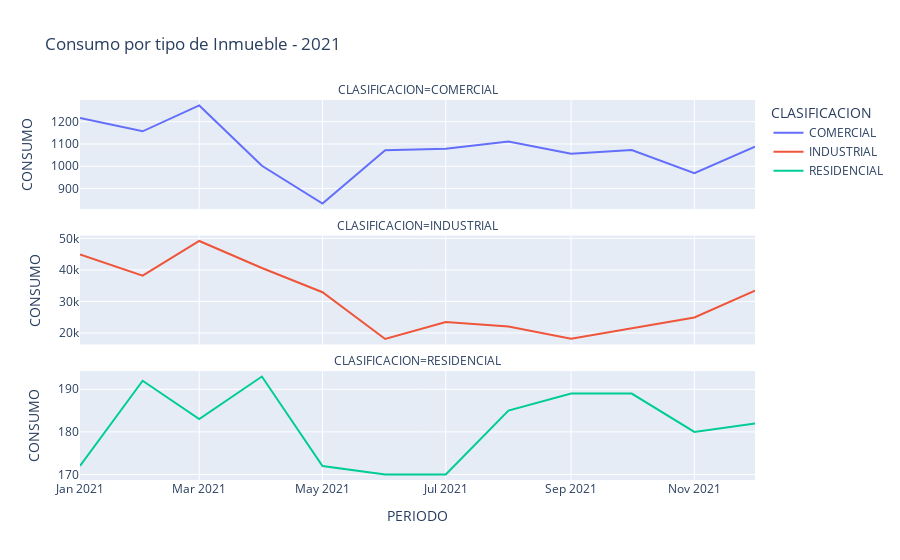

Write notebook code for a chart like this one.
### Markdown cell above
Como los inmuebles comerciales tienen una gran influencia en la suma de consumo por dia, se desea visualizar tambien el consumo para cada periodo, discriminado por tipo de inmueble:

### Code cell
data = df.groupby(["PERIODO", "CLASIFICACION"]).sum().reset_index()
fig = px.line(data, x="PERIODO", y="CONSUMO", facet_col="CLASIFICACION", facet_col_wrap=1, color="CLASIFICACION", title="Consumo por tipo de Inmueble - 2021")
fig.update_yaxes(matches=None)
fig.show()

### Figure 1 — Plotly figure (JSON) as saved in the notebook; plotly's stock layout.template omitted (floating-point values rounded to 4 significant figures)
{"data": [{"hovertemplate": "CLASIFICACION=COMERCIAL<br>PERIODO=%{x}<br>CONSUMO=%{y}<extra></extra>", "legendgroup": "COMERCIAL", "line": {"color": "#636efa", "dash": "solid"}, "marker": {"symbol": "circle"}, "mode": "lines", "name": "COMERCIAL", "orientation": "v", "showlegend": true, "type": "scatter", "x": ["2021-01-01T00:00:00", "2021-02-01T00:00:00", "2021-03-01T00:00:00", "2021-04-01T00:00:00", "2021-05-01T00:00:00", "2021-06-01T00:00:00", "2021-07-01T00:00:00", "2021-08-01T00:00:00", "2021-09-01T00:00:00", "2021-10-01T00:00:00", "2021-11-01T00:00:00", "2021-12-01T00:00:00"], "xaxis": "x3", "y": [1217, 1157, 1273, 1002, 833, 1072, 1079, 1111, 1056, 1073, 969, 1088], "yaxis": "y3"}, {"hovertemplate": "CLASIFICACION=INDUSTRIAL<br>PERIODO=%{x}<br>CONSUMO=%{y}<extra></extra>", "legendgroup": "INDUSTRIAL", "line": {"color": "#EF553B", "dash": "solid"}, "marker": {"symbol": "circle"}, "mode": "lines", "name": "INDUSTRIAL", "orientation": "v", "showlegend": true, "type": "scatter", "x": ["2021-01-01T00:00:00", "2021-02-01T00:00:00", "2021-03-01T00:00:00", "2021-04-01T00:00:00", "2021-05-01T00:00:00", "2021-06-01T00:00:00", "2021-07-01T00:00:00", "2021-08-01T00:00:00", "2021-09-01T00:00:00", "2021-10-01T00:00:00", "2021-11-01T00:00:00", "2021-12-01T00:00:00"], "xaxis": "x2", "y": [44927, 38180, 49179, 40606, 32933, 18100, 23489, 22091, 18206, 21603, 24938, 33456], "yaxis": "y2"}, {"hovertemplate": "CLASIFICACION=RESIDENCIAL<br>PERIODO=%{x}<br>CONSUMO=%{y}<extra></extra>", "legendgroup": "RESIDENCIAL", "line": {"color": "#00cc96", "dash": "solid"}, "marker": {"symbol": "circle"}, "mode": "lines", "name": "RESIDENCIAL", "orientation": "v", "showlegend": true, "type": "scatter", "x": ["2021-01-01T00:00:00", "2021-02-01T00:00:00", "2021-03-01T00:00:00", "2021-04-01T00:00:00", "2021-05-01T00:00:00", "2021-06-01T00:00:00", "2021-07-01T00:00:00", "2021-08-01T00:00:00", "2021-09-01T00:00:00", "2021-10-01T00:00:00", "2021-11-01T00:00:00", "2021-12-01T00:00:00"], "xaxis": "x", "y": [172, 192, 183, 193, 172, 170, 170, 185, 189, 189, 180, 182], "yaxis": "y"}], "layout": {"annotations": [{"font": {}, "showarrow": false, "text": "CLASIFICACION=RESIDENCIAL", "x": 0.5, "xanchor": "center", "xref": "paper", "y": 0.2867, "yanchor": "bottom", "yref": "paper"}, {"font": {}, "showarrow": false, "text": "CLASIFICACION=INDUSTRIAL", "x": 0.5, "xanchor": "center", "xref": "paper", "y": 0.6433, "yanchor": "bottom", "yref": "paper"}, {"font": {}, "showarrow": false, "text": "CLASIFICACION=COMERCIAL", "x": 0.5, "xanchor": "center", "xref": "paper", "y": 1.0, "yanchor": "bottom", "yref": "paper"}], "legend": {"title": {"text": "CLASIFICACION"}, "tracegroupgap": 0}, "title": {"text": "Consumo por tipo de Inmueble - 2021"}, "xaxis": {"anchor": "y", "domain": [0, 1], "title": {"text": "PERIODO"}}, "xaxis2": {"anchor": "y2", "domain": [0, 1], "matches": "x", "showticklabels": false}, "xaxis3": {"anchor": "y3", "domain": [0, 1], "matches": "x", "showticklabels": false}, "yaxis": {"anchor": "x", "domain": [0, 0.2867], "title": {"text": "CONSUMO"}}, "yaxis2": {"anchor": "x2", "domain": [0.3567, 0.6433], "title": {"text": "CONSUMO"}}, "yaxis3": {"anchor": "x3", "domain": [0.7133, 1.0], "title": {"text": "CONSUMO"}}}}
